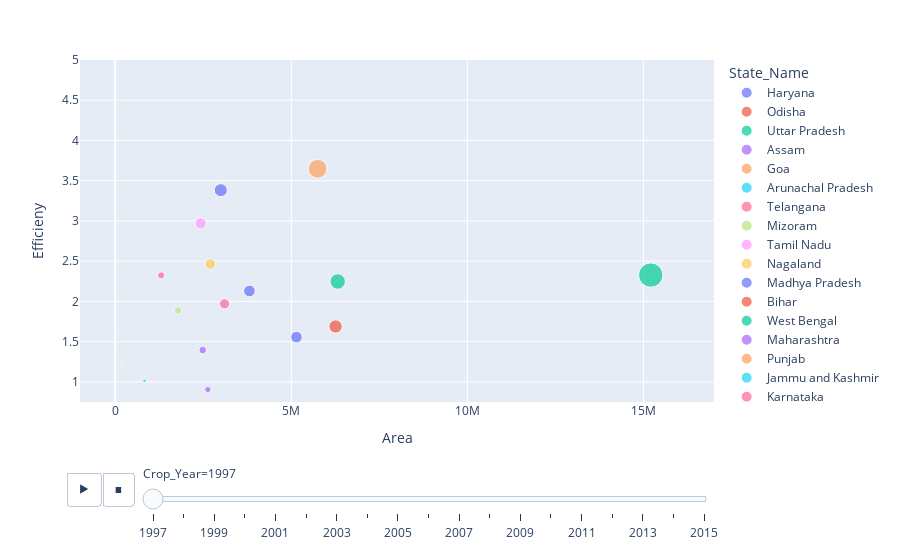

The notebook cell this image was saved under:
### Code cell
px.scatter(df_,x = 'Area',y = "Efficieny",animation_frame = 'Crop_Year',animation_group="State_Name",color = "State_Name",size = "Production", range_y = [0.75,5],range_x = [-1E6,17E6])

### Figure 1 — Plotly figure (JSON) as saved in the notebook; plotly's stock layout.template omitted (floating-point values rounded to 4 significant figures)
{"data": [{"hovertemplate": "State_Name=Haryana<br>Crop_Year=1997<br>Area=%{x}<br>Efficieny=%{y}<br>Production=%{marker.size}<extra></extra>", "ids": ["Haryana"], "legendgroup": "Haryana", "marker": {"color": "#636efa", "size": [10134000], "sizemode": "area", "sizeref": 118900.0, "symbol": "circle"}, "mode": "markers", "name": "Haryana", "orientation": "v", "showlegend": true, "type": "scatter", "x": [2996000], "xaxis": "x", "y": [3.383], "yaxis": "y"}, {"hovertemplate": "State_Name=Odisha<br>Crop_Year=1997<br>Area=%{x}<br>Efficieny=%{y}<br>Production=%{marker.size}<extra></extra>", "ids": ["Odisha"], "legendgroup": "Odisha", "marker": {"color": "#EF553B", "size": [117812], "sizemode": "area", "sizeref": 118900.0, "symbol": "circle"}, "mode": "markers", "name": "Odisha", "orientation": "v", "showlegend": true, "type": "scatter", "x": [137600], "xaxis": "x", "y": [0.8562], "yaxis": "y"}, {"hovertemplate": "State_Name=Uttar Pradesh<br>Crop_Year=1997<br>Area=%{x}<br>Efficieny=%{y}<br>Production=%{marker.size}<extra></extra>", "ids": ["Uttar Pradesh"], "legendgroup": "Uttar Pradesh", "marker": {"color": "#00cc96", "size": [35378811], "sizemode": "area", "sizeref": 118900.0, "symbol": "circle"}, "mode": "markers", "name": "Uttar Pradesh", "orientation": "v", "showlegend": true, "type": "scatter", "x": [15203978], "xaxis": "x", "y": [2.327], "yaxis": "y"}, {"hovertemplate": "State_Name=Assam<br>Crop_Year=1997<br>Area=%{x}<br>Efficieny=%{y}<br>Production=%{marker.size}<extra></extra>", "ids": ["Assam"], "legendgroup": "Assam", "marker": {"color": "#ab63fa", "size": [2380005], "sizemode": "area", "sizeref": 118900.0, "symbol": "circle"}, "mode": "markers", "name": "Assam", "orientation": "v", "showlegend": true, "type": "scatter", "x": [2629567], "xaxis": "x", "y": [0.9051], "yaxis": "y"}, {"hovertemplate": "State_Name=Goa<br>Crop_Year=1997<br>Area=%{x}<br>Efficieny=%{y}<br>Production=%{marker.size}<extra></extra>", "ids": ["Goa"], "legendgroup": "Goa", "marker": {"color": "#FFA15A", "size": [62392], "sizemode": "area", "sizeref": 118900.0, "symbol": "circle"}, "mode": "markers", "name": "Goa", "orientation": "v", "showlegend": true, "type": "scatter", "x": [24386], "xaxis": "x", "y": [2.559], "yaxis": "y"}, {"hovertemplate": "State_Name=Arunachal Pradesh<br>Crop_Year=1997<br>Area=%{x}<br>Efficieny=%{y}<br>Production=%{marker.size}<extra></extra>", "ids": ["Arunachal Pradesh"], "legendgroup": "Arunachal Pradesh", "marker": {"color": "#19d3f3", "size": [185005], "sizemode": "area", "sizeref": 118900.0, "symbol": "circle"}, "mode": "markers", "name": "Arunachal Pradesh", "orientation": "v", "showlegend": true, "type": "scatter", "x": [158309], "xaxis": "x", "y": [1.169], "yaxis": "y"}, {"hovertemplate": "State_Name=Telangana <br>Crop_Year=1997<br>Area=%{x}<br>Efficieny=%{y}<br>Production=%{marker.size}<extra></extra>", "ids": ["Telangana "], "legendgroup": "Telangana ", "marker": {"color": "#FF6692", "size": [3033900], "sizemode": "area", "sizeref": 118900.0, "symbol": "circle"}, "mode": "markers", "name": "Telangana ", "orientation": "v", "showlegend": true, "type": "scatter", "x": [1305700], "xaxis": "x", "y": [2.324], "yaxis": "y"}, {"hovertemplate": "State_Name=Mizoram<br>Crop_Year=1997<br>Area=%{x}<br>Efficieny=%{y}<br>Production=%{marker.size}<extra></extra>", "ids": ["Mizoram"], "legendgroup": "Mizoram", "marker": {"color": "#B6E880", "size": [127083], "sizemode": "area", "sizeref": 118900.0, "symbol": "circle"}, "mode": "markers", "name": "Mizoram", "orientation": "v", "showlegend": true, "type": "scatter", "x": [76396], "xaxis": "x", "y": [1.663], "yaxis": "y"}, {"hovertemplate": "State_Name=Tamil Nadu<br>Crop_Year=1997<br>Area=%{x}<br>Efficieny=%{y}<br>Production=%{marker.size}<extra></extra>", "ids": ["Tamil Nadu"], "legendgroup": "Tamil Nadu", "marker": {"color": "#FF97FF", "size": [7206610], "sizemode": "area", "sizeref": 118900.0, "symbol": "circle"}, "mode": "markers", "name": "Tamil Nadu", "orientation": "v", "showlegend": true, "type": "scatter", "x": [2425631], "xaxis": "x", "y": [2.971], "yaxis": "y"}, {"hovertemplate": "State_Name=Nagaland<br>Crop_Year=1997<br>Area=%{x}<br>Efficieny=%{y}<br>Production=%{marker.size}<extra></extra>", "ids": ["Nagaland"], "legendgroup": "Nagaland", "marker": {"color": "#FECB52", "size": [218250], "sizemode": "area", "sizeref": 118900.0, "symbol": "circle"}, "mode": "markers", "name": "Nagaland", "orientation": "v", "showlegend": true, "type": "scatter", "x": [175200], "xaxis": "x", "y": [1.246], "yaxis": "y"}, {"hovertemplate": "State_Name=Madhya Pradesh<br>Crop_Year=1997<br>Area=%{x}<br>Efficieny=%{y}<br>Production=%{marker.size}<extra></extra>", "ids": ["Madhya Pradesh"], "legendgroup": "Madhya Pradesh", "marker": {"color": "#636efa", "size": [8010700], "sizemode": "area", "sizeref": 118900.0, "symbol": "circle"}, "mode": "markers", "name": "Madhya Pradesh", "orientation": "v", "showlegend": true, "type": "scatter", "x": [5146300], "xaxis": "x", "y": [1.557], "yaxis": "y"}, {"hovertemplate": "State_Name=Bihar<br>Crop_Year=1997<br>Area=%{x}<br>Efficieny=%{y}<br>Production=%{marker.size}<extra></extra>", "ids": ["Bihar"], "legendgroup": "Bihar", "marker": {"color": "#EF553B", "size": [10563920], "sizemode": "area", "sizeref": 118900.0, "symbol": "circle"}, "mode": "markers", "name": "Bihar", "orientation": "v", "showlegend": true, "type": "scatter", "x": [6255930], "xaxis": "x", "y": [1.689], "yaxis": "y"}, {"hovertemplate": "State_Name=West Bengal<br>Crop_Year=1997<br>Area=%{x}<br>Efficieny=%{y}<br>Production=%{marker.size}<extra></extra>", "ids": ["West Bengal"], "legendgroup": "West Bengal", "marker": {"color": "#00cc96", "size": [14192790], "sizemode": "area", "sizeref": 118900.0, "symbol": "circle"}, "mode": "markers", "name": "West Bengal", "orientation": "v", "showlegend": true, "type": "scatter", "x": [6315728], "xaxis": "x", "y": [2.247], "yaxis": "y"}, {"hovertemplate": "State_Name=Maharashtra<br>Crop_Year=1997<br>Area=%{x}<br>Efficieny=%{y}<br>Production=%{marker.size}<extra></extra>", "ids": ["Maharashtra"], "legendgroup": "Maharashtra", "marker": {"color": "#ab63fa", "size": [3465341], "sizemode": "area", "sizeref": 118900.0, "symbol": "circle"}, "mode": "markers", "name": "Maharashtra", "orientation": "v", "showlegend": true, "type": "scatter", "x": [2484150], "xaxis": "x", "y": [1.395], "yaxis": "y"}, {"hovertemplate": "State_Name=Punjab<br>Crop_Year=1997<br>Area=%{x}<br>Efficieny=%{y}<br>Production=%{marker.size}<extra></extra>", "ids": ["Punjab"], "legendgroup": "Punjab", "marker": {"color": "#FFA15A", "size": [20964000], "sizemode": "area", "sizeref": 118900.0, "symbol": "circle"}, "mode": "markers", "name": "Punjab", "orientation": "v", "showlegend": true, "type": "scatter", "x": [5746000], "xaxis": "x", "y": [3.648], "yaxis": "y"}, {"hovertemplate": "State_Name=Jammu and Kashmir <br>Crop_Year=1997<br>Area=%{x}<br>Efficieny=%{y}<br>Production=%{marker.size}<extra></extra>", "ids": ["Jammu and Kashmir "], "legendgroup": "Jammu and Kashmir ", "marker": {"color": "#19d3f3", "size": [842858], "sizemode": "area", "sizeref": 118900.0, "symbol": "circle"}, "mode": "markers", "name": "Jammu and Kashmir ", "orientation": "v", "showlegend": true, "type": "scatter", "x": [831301], "xaxis": "x", "y": [1.014], "yaxis": "y"}, {"hovertemplate": "State_Name=Karnataka<br>Crop_Year=1997<br>Area=%{x}<br>Efficieny=%{y}<br>Production=%{marker.size}<extra></extra>", "ids": ["Karnataka"], "legendgroup": "Karnataka", "marker": {"color": "#FF6692", "size": [6115084], "sizemode": "area", "sizeref": 118900.0, "symbol": "circle"}, "mode": "markers", "name": "Karnataka", "orientation": "v", "showlegend": true, "type": "scatter", "x": [3104078], "xaxis": "x", "y": [1.97], "yaxis": "y"}, {"hovertemplate": "State_Name=Gujarat<br>Crop_Year=1997<br>Area=%{x}<br>Efficieny=%{y}<br>Production=%{marker.size}<extra></extra>", "ids": ["Gujarat"], "legendgroup": "Gujarat", "marker": {"color": "#B6E880", "size": [3366300], "sizemode": "area", "sizeref": 118900.0, "symbol": "circle"}, "mode": "markers", "name": "Gujarat", "orientation": "v", "showlegend": true, "type": "scatter", "x": [1785300], "xaxis": "x", "y": [1.886], "yaxis": "y"}, {"hovertemplate": "State_Name=Manipur<br>Crop_Year=1997<br>Area=%{x}<br>Efficieny=%{y}<br>Production=%{marker.size}<extra></extra>", "ids": ["Manipur"], "legendgroup": "Manipur", "marker": {"color": "#FF97FF", "size": [371], "sizemode": "area", "sizeref": 118900.0, "symbol": "circle"}, "mode": "markers", "name": "Manipur", "orientation": "v", "showlegend": true, "type": "scatter", "x": [161], "xaxis": "x", "y": [2.304], "yaxis": "y"}, {"hovertemplate": "State_Name=Andhra Pradesh<br>Crop_Year=1997<br>Area=%{x}<br>Efficieny=%{y}<br>Production=%{marker.size}<extra></extra>", "ids": ["Andhra Pradesh"], "legendgroup": "Andhra Pradesh", "marker": {"color": "#FECB52", "size": [6654900], "sizemode": "area", "sizeref": 118900.0, "symbol": "circle"}, "mode": "markers", "name": "Andhra Pradesh", "orientation": "v", "showlegend": true, "type": "scatter", "x": [2699200], "xaxis": "x", "y": [2.466], "yaxis": "y"}, {"hovertemplate": "State_Name=Rajasthan<br>Crop_Year=1997<br>Area=%{x}<br>Efficieny=%{y}<br>Production=%{marker.size}<extra></extra>", "ids": ["Rajasthan"], "legendgroup": "Rajasthan", "marker": {"color": "#636efa", "size": [8113500], "sizemode": "area", "sizeref": 118900.0, "symbol": "circle"}, "mode": "markers", "name": "Rajasthan", "orientation": "v", "showlegend": true, "type": "scatter", "x": [3809600], "xaxis": "x", "y": [2.13], "yaxis": "y"}, {"hovertemplate": "State_Name=Meghalaya<br>Crop_Year=1997<br>Area=%{x}<br>Efficieny=%{y}<br>Production=%{marker.size}<extra></extra>", "ids": ["Meghalaya"], "legendgroup": "Meghalaya", "marker": {"color": "#EF553B", "size": [181873], "sizemode": "area", "sizeref": 118900.0, "symbol": "circle"}, "mode": "markers", "name": "Meghalaya", "orientation": "v", "showlegend": true, "type": "scatter", "x": [126632], "xaxis": "x", "y": [1.436], "yaxis": "y"}], "layout": {"legend": {"itemsizing": "constant", "title": {"text": "State_Name"}, "tracegroupgap": 0}, "margin": {"t": 60}, "sliders": [{"active": 0, "currentvalue": {"prefix": "Crop_Year="}, "len": 0.9, "pad": {"b": 10, "t": 60}, "steps": [{"args": [["1997"], {"frame": {"duration": 0, "redraw": false}, "fromcurrent": true, "mode": "immediate", "transition": {"duration": 0, "easing": "linear"}}], "label": "1997", "method": "animate"}, {"args": [["1998"], {"frame": {"duration": 0, "redraw": false}, "fromcurrent": true, "mode": "immediate", "transition": {"duration": 0, "easing": "linear"}}], "label": "1998", "method": "animate"}, {"args": [["1999"], {"frame": {"duration": 0, "redraw": false}, "fromcurrent": true, "mode": "immediate", "transition": {"duration": 0, "easing": "linear"}}], "label": "1999", "method": "animate"}, {"args": [["2000"], {"frame": {"duration": 0, "redraw": false}, "fromcurrent": true, "mode": "immediate", "transition": {"duration": 0, "easing": "linear"}}], "label": "2000", "method": "animate"}, {"args": [["2001"], {"frame": {"duration": 0, "redraw": false}, "fromcurrent": true, "mode": "immediate", "transition": {"duration": 0, "easing": "linear"}}], "label": "2001", "method": "animate"}, {"args": [["2002"], {"frame": {"duration": 0, "redraw": false}, "fromcurrent": true, "mode": "immediate", "transition": {"duration": 0, "easing": "linear"}}], "label": "2002", "method": "animate"}, {"args": [["2003"], {"frame": {"duration": 0, "redraw": false}, "fromcurrent": true, "mode": "immediate", "transition": {"duration": 0, "easing": "linear"}}], "label": "2003", "method": "animate"}, {"args": [["2004"], {"frame": {"duration": 0, "redraw": false}, "fromcurrent": true, "mode": "immediate", "transition": {"duration": 0, "easing": "linear"}}], "label": "2004", "method": "animate"}, {"args": [["2005"], {"frame": {"duration": 0, "redraw": false}, "fromcurrent": true, "mode": "immediate", "transition": {"duration": 0, "easing": "linear"}}], "label": "2005", "method": "animate"}, {"args": [["2006"], {"frame": {"duration": 0, "redraw": false}, "fromcurrent": true, "mode": "immediate", "transition": {"duration": 0, "easing": "linear"}}], "label": "2006", "method": "animate"}, {"args": [["2007"], {"frame": {"duration": 0, "redraw": false}, "fromcurrent": true, "mode": "immediate", "transition": {"duration": 0, "easing": "linear"}}], "label": "2007", "method": "animate"}, {"args": [["2008"], {"frame": {"duration": 0, "redraw": false}, "fromcurrent": true, "mode": "immediate", "transition": {"duration": 0, "easing": "linear"}}], "label": "2008", "method": "animate"}, {"args": [["2009"], {"frame": {"duration": 0, "redraw": false}, "fromcurrent": true, "mode": "immediate", "transition": {"duration": 0, "easing": "linear"}}], "label": "2009", "method": "animate"}, {"args": [["2010"], {"frame": {"duration": 0, "redraw": false}, "fromcurrent": true, "mode": "immediate", "transition": {"duration": 0, "easing": "linear"}}], "label": "2010", "method": "animate"}, {"args": [["2011"], {"frame": {"duration": 0, "redraw": false}, "fromcurrent": true, "mode": "immediate", "transition": {"duration": 0, "easing": "linear"}}], "label": "2011", "method": "animate"}, {"args": [["2012"], {"frame": {"duration": 0, "redraw": false}, "fromcurrent": true, "mode": "immediate", "transition": {"duration": 0, "easing": "linear"}}], "label": "2012", "method": "animate"}, {"args": [["2013"], {"frame": {"duration": 0, "redraw": false}, "fromcurrent": true, "mode": "immediate", "transition": {"duration": 0, "easing": "linear"}}], "label": "2013", "method": "animate"}, {"args": [["2014"], {"frame": {"duration": 0, "redraw": false}, "fromcurrent": true, "mode": "immediate", "transition": {"duration": 0, "easing": "linear"}}], "label": "2014", "method": "animate"}, {"args": [["2015"], {"frame": {"duration": 0, "redraw": false}, "fromcurrent": true, "mode": "immediate", "transition": {"duration": 0, "easing": "linear"}}], "label": "2015", "method": "animate"}], "x": 0.1, "xanchor": "left", "y": 0, "yanchor": "top"}], "updatemenus": [{"buttons": [{"args": [null, {"frame": {"duration": 500, "redraw": false}, "fromcurrent": true, "mode": "immediate", "transition": {"duration": 500, "easing": "linear"}}], "label": "&#9654;", "method": "animate"}, {"args": [[null], {"frame": {"duration": 0, "redraw": false}, "fromcurrent": true, "mode": "immediate", "transition": {"duration": 0, "easing": "linear"}}], "label": "&#9724;", "method": "animate"}], "direction": "left", "pad": {"r": 10, "t": 70}, "showactive": false, "type": "buttons", "x": 0.1, "xanchor": "right", "y": 0, "yanchor": "top"}], "xaxis": {"anchor": "y", "domain": [0, 1], "range": [-1000000, 17000000], "title": {"text": "Area"}}, "yaxis": {"anchor": "x", "domain": [0, 1], "range": [0.75, 5], "title": {"text": "Efficieny"}}}}
